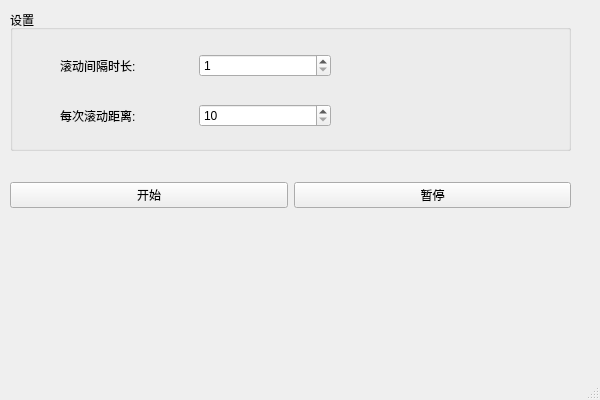
<?xml version="1.0" encoding="UTF-8"?>
<ui version="4.0">
 <class>mainWindow</class>
 <widget class="QMainWindow" name="mainWindow">
  <property name="geometry">
   <rect>
    <x>0</x>
    <y>0</y>
    <width>600</width>
    <height>400</height>
   </rect>
  </property>
  <property name="sizePolicy">
   <sizepolicy hsizetype="Maximum" vsizetype="Maximum">
    <horstretch>0</horstretch>
    <verstretch>0</verstretch>
   </sizepolicy>
  </property>
  <property name="minimumSize">
   <size>
    <width>400</width>
    <height>300</height>
   </size>
  </property>
  <property name="maximumSize">
   <size>
    <width>600</width>
    <height>400</height>
   </size>
  </property>
  <property name="contextMenuPolicy">
   <enum>Qt::NoContextMenu</enum>
  </property>
  <property name="windowTitle">
   <string>爬虫自动滚动工具</string>
  </property>
  <property name="autoFillBackground">
   <bool>true</bool>
  </property>
  <property name="documentMode">
   <bool>false</bool>
  </property>
  <widget class="QWidget" name="centralwidget">
   <widget class="QWidget" name="verticalLayoutWidget">
    <property name="geometry">
     <rect>
      <x>10</x>
      <y>10</y>
      <width>561</width>
      <height>141</height>
     </rect>
    </property>
    <layout class="QVBoxLayout" name="verticalLayout">
     <item>
      <widget class="QGroupBox" name="groupBox">
       <property name="sizePolicy">
        <sizepolicy hsizetype="Preferred" vsizetype="Preferred">
         <horstretch>0</horstretch>
         <verstretch>0</verstretch>
        </sizepolicy>
       </property>
       <property name="maximumSize">
        <size>
         <width>16777215</width>
         <height>16777215</height>
        </size>
       </property>
       <property name="autoFillBackground">
        <bool>true</bool>
       </property>
       <property name="title">
        <string>设置</string>
       </property>
       <property name="flat">
        <bool>false</bool>
       </property>
       <widget class="QWidget" name="layoutWidget">
        <property name="geometry">
         <rect>
          <x>40</x>
          <y>80</y>
          <width>291</width>
          <height>51</height>
         </rect>
        </property>
        <layout class="QHBoxLayout" name="horizontalLayout_2">
         <property name="leftMargin">
          <number>10</number>
         </property>
         <property name="topMargin">
          <number>10</number>
         </property>
         <property name="rightMargin">
          <number>10</number>
         </property>
         <property name="bottomMargin">
          <number>10</number>
         </property>
         <item>
          <widget class="QLabel" name="scroll_disance_babel">
           <property name="text">
            <string>每次滚动距离:</string>
           </property>
          </widget>
         </item>
         <item>
          <widget class="QSpinBox" name="scroll_distance">
           <property name="minimum">
            <number>10</number>
           </property>
           <property name="maximum">
            <number>1000</number>
           </property>
           <property name="singleStep">
            <number>100</number>
           </property>
          </widget>
         </item>
        </layout>
       </widget>
       <widget class="QWidget" name="layoutWidget">
        <property name="geometry">
         <rect>
          <x>40</x>
          <y>30</y>
          <width>291</width>
          <height>51</height>
         </rect>
        </property>
        <layout class="QHBoxLayout" name="horizontalLayout">
         <property name="spacing">
          <number>6</number>
         </property>
         <property name="leftMargin">
          <number>10</number>
         </property>
         <property name="topMargin">
          <number>10</number>
         </property>
         <property name="rightMargin">
          <number>10</number>
         </property>
         <property name="bottomMargin">
          <number>10</number>
         </property>
         <item>
          <widget class="QLabel" name="scroll_timing_label">
           <property name="text">
            <string>滚动间隔时长:</string>
           </property>
          </widget>
         </item>
         <item>
          <widget class="QSpinBox" name="scroll_timing">
           <property name="minimum">
            <number>1</number>
           </property>
           <property name="maximum">
            <number>3</number>
           </property>
          </widget>
         </item>
        </layout>
       </widget>
      </widget>
     </item>
    </layout>
   </widget>
   <widget class="QWidget" name="horizontalLayoutWidget">
    <property name="geometry">
     <rect>
      <x>10</x>
      <y>160</y>
      <width>561</width>
      <height>71</height>
     </rect>
    </property>
    <layout class="QHBoxLayout" name="horizontalLayout_3">
     <item>
      <widget class="QPushButton" name="start_btn">
       <property name="text">
        <string>开始</string>
       </property>
      </widget>
     </item>
     <item>
      <widget class="QPushButton" name="stop_btn">
       <property name="text">
        <string>暂停</string>
       </property>
      </widget>
     </item>
    </layout>
   </widget>
  </widget>
  <widget class="QMenuBar" name="menubar">
   <property name="geometry">
    <rect>
     <x>0</x>
     <y>0</y>
     <width>600</width>
     <height>22</height>
    </rect>
   </property>
  </widget>
  <widget class="QStatusBar" name="statusbar"/>
 </widget>
 <resources/>
 <connections>
  <connection>
   <sender>start_btn</sender>
   <signal>clicked()</signal>
   <receiver>mainWindow</receiver>
   <slot>start()</slot>
   <hints>
    <hint type="sourcelabel">
     <x>94</x>
     <y>228</y>
    </hint>
    <hint type="destinationlabel">
     <x>155</x>
     <y>393</y>
    </hint>
   </hints>
  </connection>
  <connection>
   <sender>stop_btn</sender>
   <signal>clicked()</signal>
   <receiver>mainWindow</receiver>
   <slot>stop()</slot>
   <hints>
    <hint type="sourcelabel">
     <x>365</x>
     <y>228</y>
    </hint>
    <hint type="destinationlabel">
     <x>149</x>
     <y>399</y>
    </hint>
   </hints>
  </connection>
  <connection>
   <sender>scroll_distance</sender>
   <signal>valueChanged(int)</signal>
   <receiver>mainWindow</receiver>
   <slot>scroll_distance_edited()</slot>
   <hints>
    <hint type="sourcelabel">
     <x>238</x>
     <y>138</y>
    </hint>
    <hint type="destinationlabel">
     <x>304</x>
     <y>332</y>
    </hint>
   </hints>
  </connection>
  <connection>
   <sender>scroll_timing</sender>
   <signal>valueChanged(int)</signal>
   <receiver>mainWindow</receiver>
   <slot>scroll_timing_edited()</slot>
   <hints>
    <hint type="sourcelabel">
     <x>264</x>
     <y>89</y>
    </hint>
    <hint type="destinationlabel">
     <x>250</x>
     <y>371</y>
    </hint>
   </hints>
  </connection>
 </connections>
 <slots>
  <slot>start()</slot>
  <slot>stop()</slot>
  <slot>scroll_distance_edited()</slot>
  <slot>scroll_timing_edited()</slot>
 </slots>
</ui>
